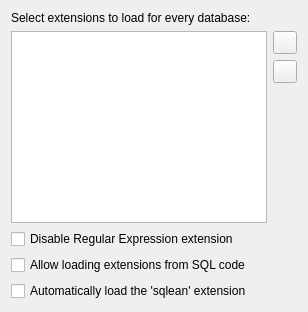
     <widget class="QWidget" name="tab_3">
      <attribute name="title">
       <string>&amp;Extensions</string>
      </attribute>
      <layout class="QVBoxLayout" name="verticalLayout_3">
       <item>
        <widget class="QLabel" name="label_3">
         <property name="text">
          <string>Select extensions to load for every database:</string>
         </property>
         <property name="buddy">
          <cstring>listExtensions</cstring>
         </property>
        </widget>
       </item>
       <item>
        <layout class="QHBoxLayout" name="horizontalLayout_2">
         <item>
          <widget class="QListWidget" name="listExtensions">
           <property name="editTriggers">
            <set>QAbstractItemView::NoEditTriggers</set>
           </property>
           <property name="showDropIndicator" stdset="0">
            <bool>false</bool>
           </property>
          </widget>
         </item>
         <item>
          <layout class="QVBoxLayout" name="verticalLayout_2">
           <item>
            <widget class="QToolButton" name="buttonAddExtension">
             <property name="toolTip">
              <string>Add extension</string>
             </property>
             <property name="icon">
              <iconset resource="icons/icons.qrc">
               <normaloff>:/icons/load_extension</normaloff>:/icons/load_extension</iconset>
             </property>
            </widget>
           </item>
           <item>
            <widget class="QToolButton" name="buttonRemoveExtension">
             <property name="toolTip">
              <string>Remove extension</string>
             </property>
             <property name="icon">
              <iconset resource="icons/icons.qrc">
               <normaloff>:/icons/remove_extension</normaloff>:/icons/remove_extension</iconset>
             </property>
            </widget>
           </item>
           <item>
            <spacer name="verticalSpacer">
             <property name="orientation">
              <enum>Qt::Vertical</enum>
             </property>
             <property name="sizeHint" stdset="0">
              <size>
               <width>20</width>
               <height>40</height>
              </size>
             </property>
            </spacer>
           </item>
          </layout>
         </item>
        </layout>
       </item>
       <item>
        <widget class="QCheckBox" name="checkRegexDisabled">
         <property name="toolTip">
          <string>&lt;html&gt;&lt;head/&gt;&lt;body&gt;&lt;p&gt;While supporting the REGEXP operator SQLite doesn't implement any regular expression&lt;br/&gt;algorithm but calls back the running application. DB Browser for SQLite implements this&lt;br/&gt;algorithm for you to let you use REGEXP out of the box. However, as there are multiple possible&lt;br/&gt;implementations of this and you might want to use another one, you're free to disable the&lt;br/&gt;application's implementation and load your own by using an extension. Requires restart of the application.&lt;/p&gt;&lt;/body&gt;&lt;/html&gt;</string>
         </property>
         <property name="text">
          <string>Disable Regular Expression extension</string>
         </property>
        </widget>
       </item>
       <item>
        <widget class="QCheckBox" name="checkAllowLoadExtension">
         <property name="toolTip">
          <string>&lt;html&gt;&lt;head/&gt;&lt;body&gt;&lt;p&gt;SQLite provides an SQL function for loading extensions from a shared library file. Activate this if you want to use the &lt;span style=&quot; font-style:italic;&quot;&gt;load_extension()&lt;/span&gt; function from SQL code.&lt;/p&gt;&lt;p&gt;For security reasons, extension loading is turned off by default and must be enabled through this setting. You can always load extensions through the GUI, even though this option is disabled.&lt;/p&gt;&lt;/body&gt;&lt;/html&gt;</string>
         </property>
         <property name="text">
          <string>Allow loading extensions from SQL code</string>
         </property>
        </widget>
       </item>
       <item>
        <widget class="QCheckBox" name="checkSqleanExtensionAutoload">
         <property name="toolTip">
          <string>&lt;html&gt;&lt;head/&gt;&lt;body&gt;&lt;p&gt;Automatically load the 'nalgeon/sqlean' extension at program startup. For more information about this extension, please see https://github.com/nalgeon/sqlean&lt;/p&gt;&lt;/body&gt;&lt;/html&gt;</string>
         </property>
         <property name="text">
          <string>Automatically load the 'sqlean' extension</string>
         </property>
        </widget>
       </item>
      </layout>
     </widget>
